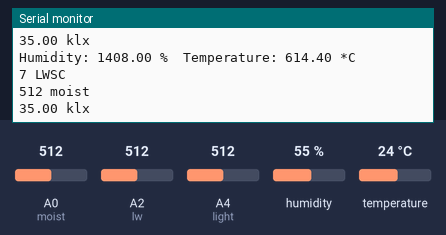
Recording of a sketch running on a simulated Arduino Uno, built with avr-gcc and run on an emulated ATmega328P. Shown: the last lines printed to the serial monitor. Wiring (inferred from the names in the program): DHT11 sensor: data pin 2. The test bench sets the inputs (shaded band); at power-on: humidity 55 %, A0 (moist) = 512, A2 (lw) = 512, A4 (light) = 512, temperature 24 °C.

Above: at 3.8 s.
3.9 s: humidity set to 22 %
6.1 s: A0 (moist) set to 716
At 8.1 s:
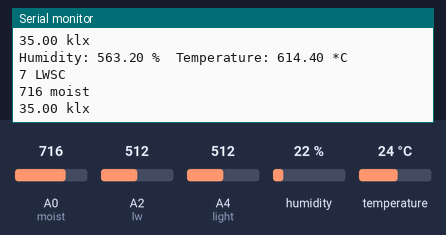
8.3 s: A2 (lw) set to 716
At 10.2 s:
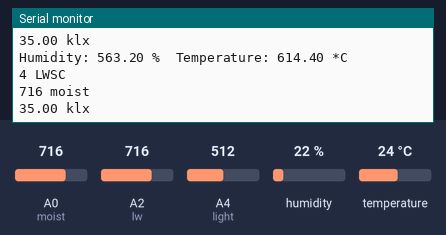
10.5 s: A4 (light) set to 716
At 12.6 s:
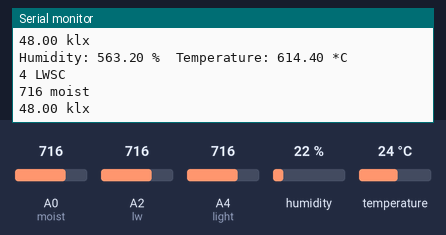
12.7 s: temperature set to 12 °C
14.9 s: A0 (moist) set to 992
At 15.8 s:
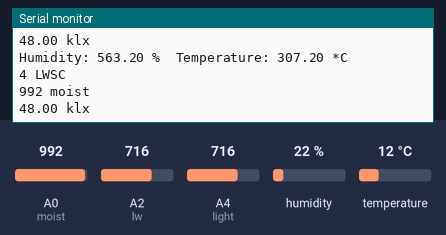
Timing chart, 0 to 17.9 s (numbered marks = the images above; inputs shaded):
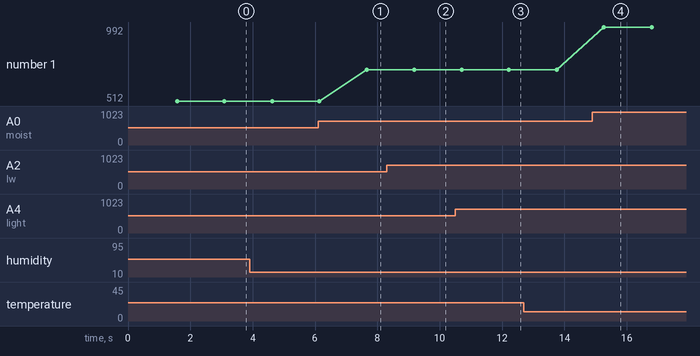

Measured:
- after the input at 6.1 s, the serial monitor: prints a new line after 1.6 s (image 1)
- after the input at 8.3 s, the serial monitor: prints a new line after 0.87 s (image 2)
- after the input at 10.5 s, the serial monitor: prints a new line after 0.22 s (image 3)
- after the input at 14.9 s, the serial monitor: prints a new line after 0.36 s (image 4)
- plotted number 1: 512 → 716 after the input at 6.1 s, 716 → 992 after the input at 14.9 s

The sketch:

firstSensorstest.ino
```cpp
// Example testing sketch for various DHT humidity/temperature sensors
// Written by ladyada, public domain

#include "DHT.h"

#define DHTPIN 2     // what pin we're connected to

// Uncomment whatever type you're using!
//#define DHTTYPE DHT11   // DHT 11
#define DHTTYPE DHT22   // DHT 22  (AM2302)
//#define DHTTYPE DHT21   // DHT 21 (AM2301)

// Connect pin 1 (on the left) of the sensor to +5V
// Connect pin 2 of the sensor to whatever your DHTPIN is
// Connect pin 4 (on the right) of the sensor to GROUND
// Connect a 10K resistor from pin 2 (data) to pin 1 (power) of the sensor

DHT dht(DHTPIN, DHTTYPE);

//Leaf wettness

int lw = A2;
int moist = A0;
int light = A4;


void setup() {
  Serial.begin(9600);
  Serial.println("DHTxx test!");

  dht.begin();
}

void loop() {
  // Reading temperature or humidity takes about 250 milliseconds!
  // Sensor readings may also be up to 2 seconds 'old' (its a very slow sensor)
  delay(1000);
  float h = dht.readHumidity();
  float t = dht.readTemperature();
  int lwv = analogRead(lw);
  lwv = map(lwv, 1023,0,0,15);
  int moisture = analogRead(moist);
  float luxs = analogRead(light);
  luxs = map(luxs, 0, 1023, 0.003, 70);
  // check if returns are valid, if they are NaN (not a number) then something went wrong!
  if (isnan(t) || isnan(h) || isnan(lwv) || isnan(moisture)) {
    Serial.println("Failed to read from DHT or LW or MOIST");
  } else {
    Serial.print("Humidity: ");
    Serial.print(h);
    Serial.print(" %\t");
    Serial.print("Temperature: ");
    Serial.print(t);
    Serial.println(" *C");
    Serial.print(lwv);
    Serial.println(" LWSC");
    Serial.print(moisture);
    Serial.println(" moist");
    Serial.print(luxs);
    Serial.println(" klx");

  }
}
```
